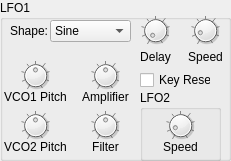
  <widget class="QGroupBox" name="groupBox_11">
   <property name="geometry">
    <rect>
     <x>360</x>
     <y>250</y>
     <width>231</width>
     <height>161</height>
    </rect>
   </property>
   <property name="title">
    <string>LFO1</string>
   </property>
   <widget class="QLabel" name="label_45">
    <property name="geometry">
     <rect>
      <x>10</x>
      <y>20</y>
      <width>61</width>
      <height>21</height>
     </rect>
    </property>
    <property name="text">
     <string>Shape:</string>
    </property>
   </widget>
   <widget class="ComboPicker" name="LFOShape">
    <property name="geometry">
     <rect>
      <x>50</x>
      <y>20</y>
      <width>81</width>
      <height>22</height>
     </rect>
    </property>
    <item>
     <property name="text">
      <string>Sine</string>
     </property>
    </item>
    <item>
     <property name="text">
      <string>Sine+</string>
     </property>
    </item>
    <item>
     <property name="text">
      <string>Sine++</string>
     </property>
    </item>
    <item>
     <property name="text">
      <string>Sin180+</string>
     </property>
    </item>
    <item>
     <property name="text">
      <string>Sin180++</string>
     </property>
    </item>
    <item>
     <property name="text">
      <string>Triangle</string>
     </property>
    </item>
    <item>
     <property name="text">
      <string>Triangle+</string>
     </property>
    </item>
    <item>
     <property name="text">
      <string>Triangle++</string>
     </property>
    </item>
    <item>
     <property name="text">
      <string>Triangle180+</string>
     </property>
    </item>
    <item>
     <property name="text">
      <string>Triangle180++</string>
     </property>
    </item>
    <item>
     <property name="text">
      <string>Square</string>
     </property>
    </item>
    <item>
     <property name="text">
      <string>Square+</string>
     </property>
    </item>
    <item>
     <property name="text">
      <string>Square180+</string>
     </property>
    </item>
    <item>
     <property name="text">
      <string>Saw Down</string>
     </property>
    </item>
    <item>
     <property name="text">
      <string>Saw Down+</string>
     </property>
    </item>
    <item>
     <property name="text">
      <string>Saw Up</string>
     </property>
    </item>
    <item>
     <property name="text">
      <string>Saw Up+</string>
     </property>
    </item>
    <item>
     <property name="text">
      <string>S/H</string>
     </property>
    </item>
    <item>
     <property name="text">
      <string>S/H++</string>
     </property>
    </item>
    <item>
     <property name="text">
      <string>S/H2</string>
     </property>
    </item>
    <item>
     <property name="text">
      <string>S/H2++</string>
     </property>
    </item>
   </widget>
   <widget class="DialKnob" name="lfo1Speed">
    <property name="geometry">
     <rect>
      <x>190</x>
      <y>10</y>
      <width>31</width>
      <height>41</height>
     </rect>
    </property>
    <property name="sizePolicy">
     <sizepolicy hsizetype="Fixed" vsizetype="Fixed">
      <horstretch>0</horstretch>
      <verstretch>0</verstretch>
     </sizepolicy>
    </property>
    <property name="minimumSize">
     <size>
      <width>0</width>
      <height>0</height>
     </size>
    </property>
    <property name="maximumSize">
     <size>
      <width>16777215</width>
      <height>16777215</height>
     </size>
    </property>
    <property name="minimum">
     <number>1</number>
    </property>
    <property name="maximum">
     <number>256</number>
    </property>
    <property name="value">
     <number>32</number>
    </property>
    <property name="notchTarget">
     <double>32.000000000000000</double>
    </property>
    <property name="notchesVisible">
     <bool>true</bool>
    </property>
   </widget>
   <widget class="QLabel" name="label_46">
    <property name="geometry">
     <rect>
      <x>180</x>
      <y>50</y>
      <width>51</width>
      <height>21</height>
     </rect>
    </property>
    <property name="frameShadow">
     <enum>QFrame::Plain</enum>
    </property>
    <property name="text">
     <string>Speed</string>
    </property>
    <property name="alignment">
     <set>Qt::AlignHCenter|Qt::AlignTop</set>
    </property>
   </widget>
   <widget class="DialKnob" name="lfo1Delay">
    <property name="geometry">
     <rect>
      <x>140</x>
      <y>10</y>
      <width>31</width>
      <height>41</height>
     </rect>
    </property>
    <property name="sizePolicy">
     <sizepolicy hsizetype="Fixed" vsizetype="Fixed">
      <horstretch>0</horstretch>
      <verstretch>0</verstretch>
     </sizepolicy>
    </property>
    <property name="minimumSize">
     <size>
      <width>0</width>
      <height>0</height>
     </size>
    </property>
    <property name="maximumSize">
     <size>
      <width>16777215</width>
      <height>16777215</height>
     </size>
    </property>
    <property name="minimum">
     <number>0</number>
    </property>
    <property name="maximum">
     <number>127</number>
    </property>
    <property name="notchTarget">
     <double>16.000000000000000</double>
    </property>
    <property name="notchesVisible">
     <bool>true</bool>
    </property>
   </widget>
   <widget class="DialKnob" name="VCO1PitchModDepth">
    <property name="geometry">
     <rect>
      <x>10</x>
      <y>60</y>
      <width>51</width>
      <height>31</height>
     </rect>
    </property>
    <property name="sizePolicy">
     <sizepolicy hsizetype="Fixed" vsizetype="Fixed">
      <horstretch>0</horstretch>
      <verstretch>0</verstretch>
     </sizepolicy>
    </property>
    <property name="minimumSize">
     <size>
      <width>0</width>
      <height>0</height>
     </size>
    </property>
    <property name="maximumSize">
     <size>
      <width>16777215</width>
      <height>16777215</height>
     </size>
    </property>
    <property name="minimum">
     <number>-127</number>
    </property>
    <property name="maximum">
     <number>127</number>
    </property>
    <property name="notchTarget">
     <double>32.000000000000000</double>
    </property>
    <property name="notchesVisible">
     <bool>true</bool>
    </property>
   </widget>
   <widget class="QLabel" name="label_48">
    <property name="geometry">
     <rect>
      <x>0</x>
      <y>90</y>
      <width>71</width>
      <height>21</height>
     </rect>
    </property>
    <property name="frameShadow">
     <enum>QFrame::Plain</enum>
    </property>
    <property name="text">
     <string>VCO1 Pitch</string>
    </property>
    <property name="alignment">
     <set>Qt::AlignHCenter|Qt::AlignTop</set>
    </property>
   </widget>
   <widget class="QLabel" name="label_47">
    <property name="geometry">
     <rect>
      <x>130</x>
      <y>50</y>
      <width>51</width>
      <height>21</height>
     </rect>
    </property>
    <property name="frameShadow">
     <enum>QFrame::Plain</enum>
    </property>
    <property name="text">
     <string>Delay</string>
    </property>
    <property name="alignment">
     <set>Qt::AlignHCenter|Qt::AlignTop</set>
    </property>
   </widget>
   <widget class="QLabel" name="label_49">
    <property name="geometry">
     <rect>
      <x>0</x>
      <y>140</y>
      <width>71</width>
      <height>21</height>
     </rect>
    </property>
    <property name="frameShadow">
     <enum>QFrame::Plain</enum>
    </property>
    <property name="text">
     <string>VCO2 Pitch</string>
    </property>
    <property name="alignment">
     <set>Qt::AlignHCenter|Qt::AlignTop</set>
    </property>
   </widget>
   <widget class="DialKnob" name="VCO2PitchModDepth">
    <property name="geometry">
     <rect>
      <x>10</x>
      <y>110</y>
      <width>51</width>
      <height>31</height>
     </rect>
    </property>
    <property name="sizePolicy">
     <sizepolicy hsizetype="Fixed" vsizetype="Fixed">
      <horstretch>0</horstretch>
      <verstretch>0</verstretch>
     </sizepolicy>
    </property>
    <property name="minimumSize">
     <size>
      <width>0</width>
      <height>0</height>
     </size>
    </property>
    <property name="maximumSize">
     <size>
      <width>16777215</width>
      <height>16777215</height>
     </size>
    </property>
    <property name="minimum">
     <number>-127</number>
    </property>
    <property name="maximum">
     <number>127</number>
    </property>
    <property name="notchTarget">
     <double>32.000000000000000</double>
    </property>
    <property name="notchesVisible">
     <bool>true</bool>
    </property>
   </widget>
   <widget class="DialKnob" name="AmpModDepth">
    <property name="geometry">
     <rect>
      <x>80</x>
      <y>60</y>
      <width>51</width>
      <height>31</height>
     </rect>
    </property>
    <property name="sizePolicy">
     <sizepolicy hsizetype="Fixed" vsizetype="Fixed">
      <horstretch>0</horstretch>
      <verstretch>0</verstretch>
     </sizepolicy>
    </property>
    <property name="minimumSize">
     <size>
      <width>0</width>
      <height>0</height>
     </size>
    </property>
    <property name="maximumSize">
     <size>
      <width>16777215</width>
      <height>16777215</height>
     </size>
    </property>
    <property name="minimum">
     <number>-64</number>
    </property>
    <property name="maximum">
     <number>63</number>
    </property>
    <property name="notchTarget">
     <double>16.000000000000000</double>
    </property>
    <property name="notchesVisible">
     <bool>true</bool>
    </property>
   </widget>
   <widget class="QLabel" name="label_50">
    <property name="geometry">
     <rect>
      <x>70</x>
      <y>90</y>
      <width>71</width>
      <height>21</height>
     </rect>
    </property>
    <property name="frameShadow">
     <enum>QFrame::Plain</enum>
    </property>
    <property name="text">
     <string>Amplifier</string>
    </property>
    <property name="alignment">
     <set>Qt::AlignHCenter|Qt::AlignTop</set>
    </property>
   </widget>
   <widget class="DialKnob" name="FilterModDepth">
    <property name="geometry">
     <rect>
      <x>80</x>
      <y>110</y>
      <width>51</width>
      <height>31</height>
     </rect>
    </property>
    <property name="sizePolicy">
     <sizepolicy hsizetype="Fixed" vsizetype="Fixed">
      <horstretch>0</horstretch>
      <verstretch>0</verstretch>
     </sizepolicy>
    </property>
    <property name="minimumSize">
     <size>
      <width>0</width>
      <height>0</height>
     </size>
    </property>
    <property name="maximumSize">
     <size>
      <width>16777215</width>
      <height>16777215</height>
     </size>
    </property>
    <property name="minimum">
     <number>-64</number>
    </property>
    <property name="maximum">
     <number>63</number>
    </property>
    <property name="notchTarget">
     <double>16.000000000000000</double>
    </property>
    <property name="notchesVisible">
     <bool>true</bool>
    </property>
   </widget>
   <widget class="QLabel" name="label_51">
    <property name="geometry">
     <rect>
      <x>80</x>
      <y>140</y>
      <width>51</width>
      <height>21</height>
     </rect>
    </property>
    <property name="frameShadow">
     <enum>QFrame::Plain</enum>
    </property>
    <property name="text">
     <string>Filter</string>
    </property>
    <property name="alignment">
     <set>Qt::AlignHCenter|Qt::AlignTop</set>
    </property>
   </widget>
   <widget class="QGroupBox" name="groupBox_12">
    <property name="geometry">
     <rect>
      <x>140</x>
      <y>90</y>
      <width>81</width>
      <height>71</height>
     </rect>
    </property>
    <property name="title">
     <string>LFO2</string>
    </property>
    <widget class="QLabel" name="label_52">
     <property name="geometry">
      <rect>
       <x>0</x>
       <y>50</y>
       <width>81</width>
       <height>21</height>
      </rect>
     </property>
     <property name="frameShadow">
      <enum>QFrame::Plain</enum>
     </property>
     <property name="text">
      <string>Speed</string>
     </property>
     <property name="alignment">
      <set>Qt::AlignHCenter|Qt::AlignTop</set>
     </property>
    </widget>
    <widget class="DialKnob" name="lfo2Speed">
     <property name="geometry">
      <rect>
       <x>10</x>
       <y>20</y>
       <width>61</width>
       <height>31</height>
      </rect>
     </property>
     <property name="sizePolicy">
      <sizepolicy hsizetype="Fixed" vsizetype="Fixed">
       <horstretch>0</horstretch>
       <verstretch>0</verstretch>
      </sizepolicy>
     </property>
     <property name="minimumSize">
      <size>
       <width>0</width>
       <height>0</height>
      </size>
     </property>
     <property name="maximumSize">
      <size>
       <width>16777215</width>
       <height>16777215</height>
      </size>
     </property>
     <property name="minimum">
      <number>1</number>
     </property>
     <property name="maximum">
      <number>256</number>
     </property>
     <property name="singleStep">
      <number>1</number>
     </property>
     <property name="value">
      <number>32</number>
     </property>
     <property name="sliderPosition">
      <number>32</number>
     </property>
     <property name="notchTarget">
      <double>32.000000000000000</double>
     </property>
     <property name="notchesVisible">
      <bool>true</bool>
     </property>
    </widget>
   </widget>
   <widget class="QCheckBox" name="lfoReset">
    <property name="geometry">
     <rect>
      <x>140</x>
      <y>70</y>
      <width>71</width>
      <height>20</height>
     </rect>
    </property>
    <property name="text">
     <string>Key Reset</string>
    </property>
   </widget>
   <zorder>label_46</zorder>
   <zorder>label_50</zorder>
   <zorder>label_51</zorder>
   <zorder>label_49</zorder>
   <zorder>label_47</zorder>
   <zorder>label_48</zorder>
   <zorder>label_45</zorder>
   <zorder>LFOShape</zorder>
   <zorder>lfo1Speed</zorder>
   <zorder>lfo1Delay</zorder>
   <zorder>VCO1PitchModDepth</zorder>
   <zorder>VCO2PitchModDepth</zorder>
   <zorder>AmpModDepth</zorder>
   <zorder>FilterModDepth</zorder>
   <zorder>groupBox_12</zorder>
   <zorder>lfoReset</zorder>
  </widget>
